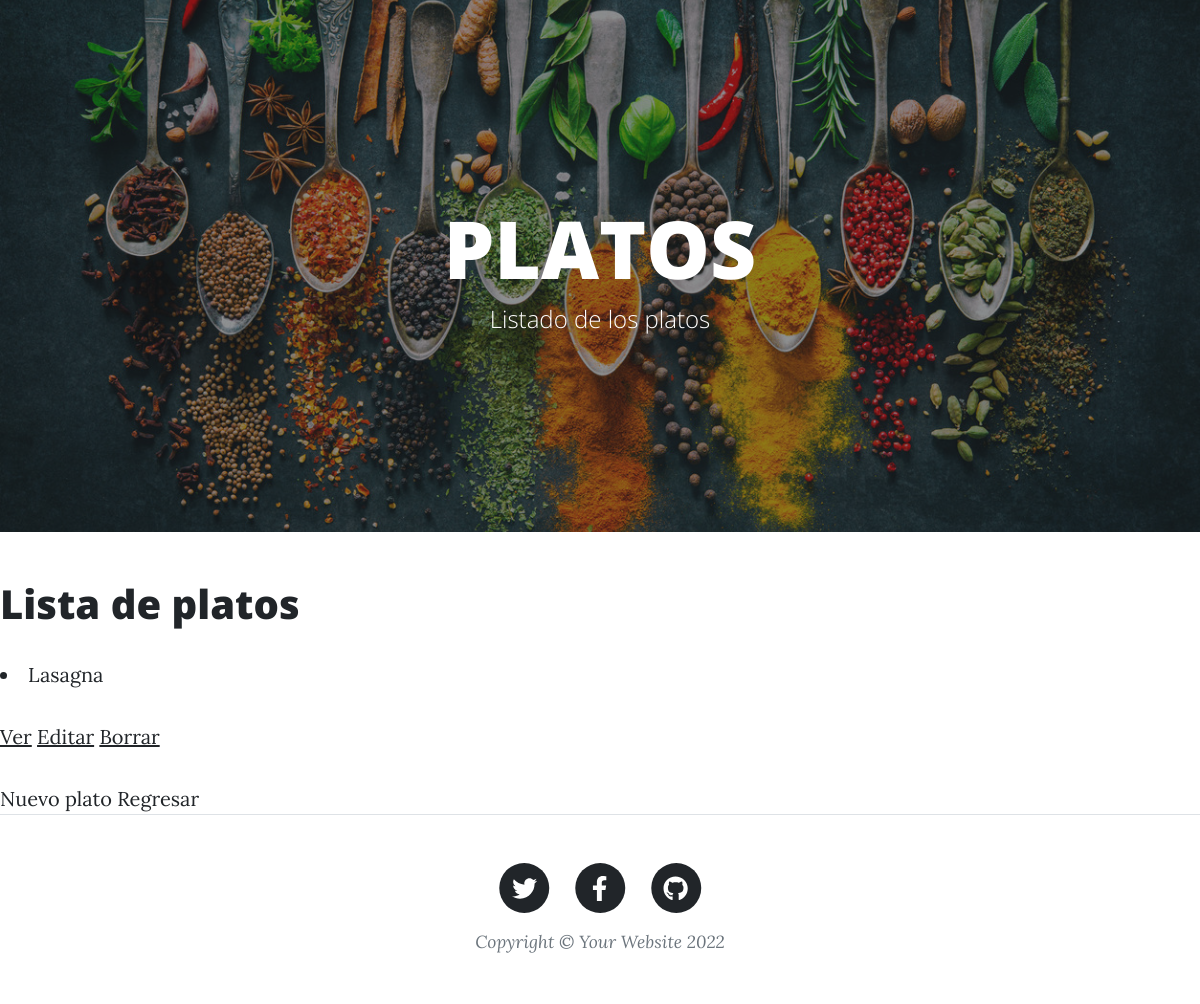
The page /AppBlog/platos/lista/ on the database as committed earlier.
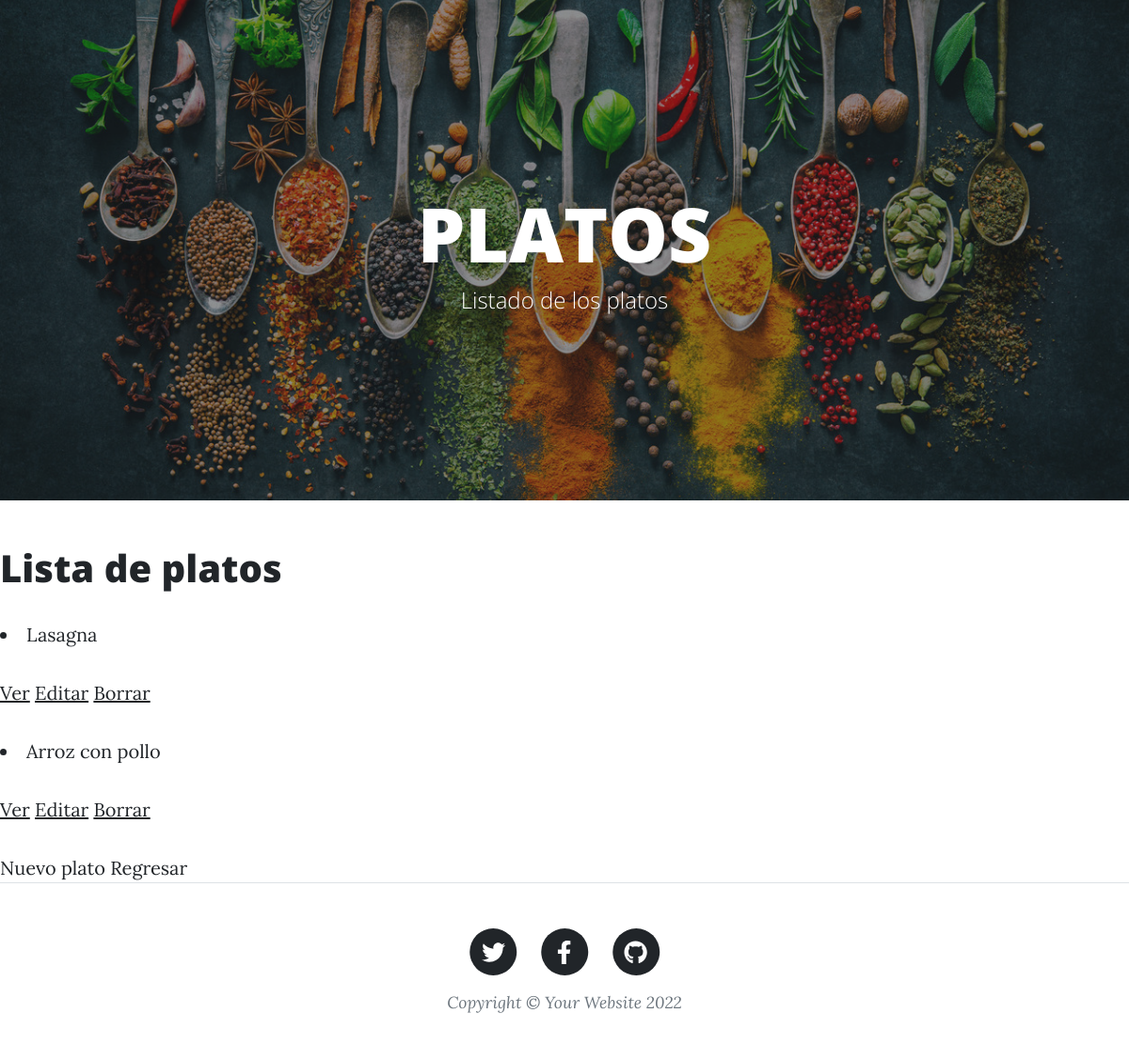
The same page on the database as committed later.
### AppBlog/models.py (models this page shows, shortened)
class Platos(models.Model):
    nombre = models.CharField(max_length=40)
    fecha = models.DateField()
    cocinero = models.CharField(max_length=40)
    receta = models.TextField()

### AppBlog/views.py (the view)
# urls.py: path('platos/lista/', PlatosList.as_view(), name='platosLista'),
class PlatosList(ListView):
    model = Platos
    template_name = "AppBlog/platosLista.html"

### AppBlog/template/AppBlog/platosLista.html (shortened to what this page needs)
{% extends "AppBlog/padre_platos.html" %}
{% load static %}
{% block contenidoQueCambia %}
<h1>Lista de platos</h1>
        {% for platos in object_list %}
        <li>{{ platos.nombre}}
            <p>
                <a href="{% url 'platosDetalle' platos.id %}">Ver</a>
                <a href="{% url 'platosEditar' platos.id %}">Editar</a>
                <a href="{% url 'platosBorrar' platos.id %}">Borrar</a>
            </p>
        </li>
        {% endfor %}
        <a href="{% url 'platosNuevo' %}">Nuevo plato</a>
        <a href="{% url 'platos' %}">Regresar</a>
{% endblock %}

Rows that differ between the two databases and show on the page:
added Platos: nombre "Arroz con pollo"
